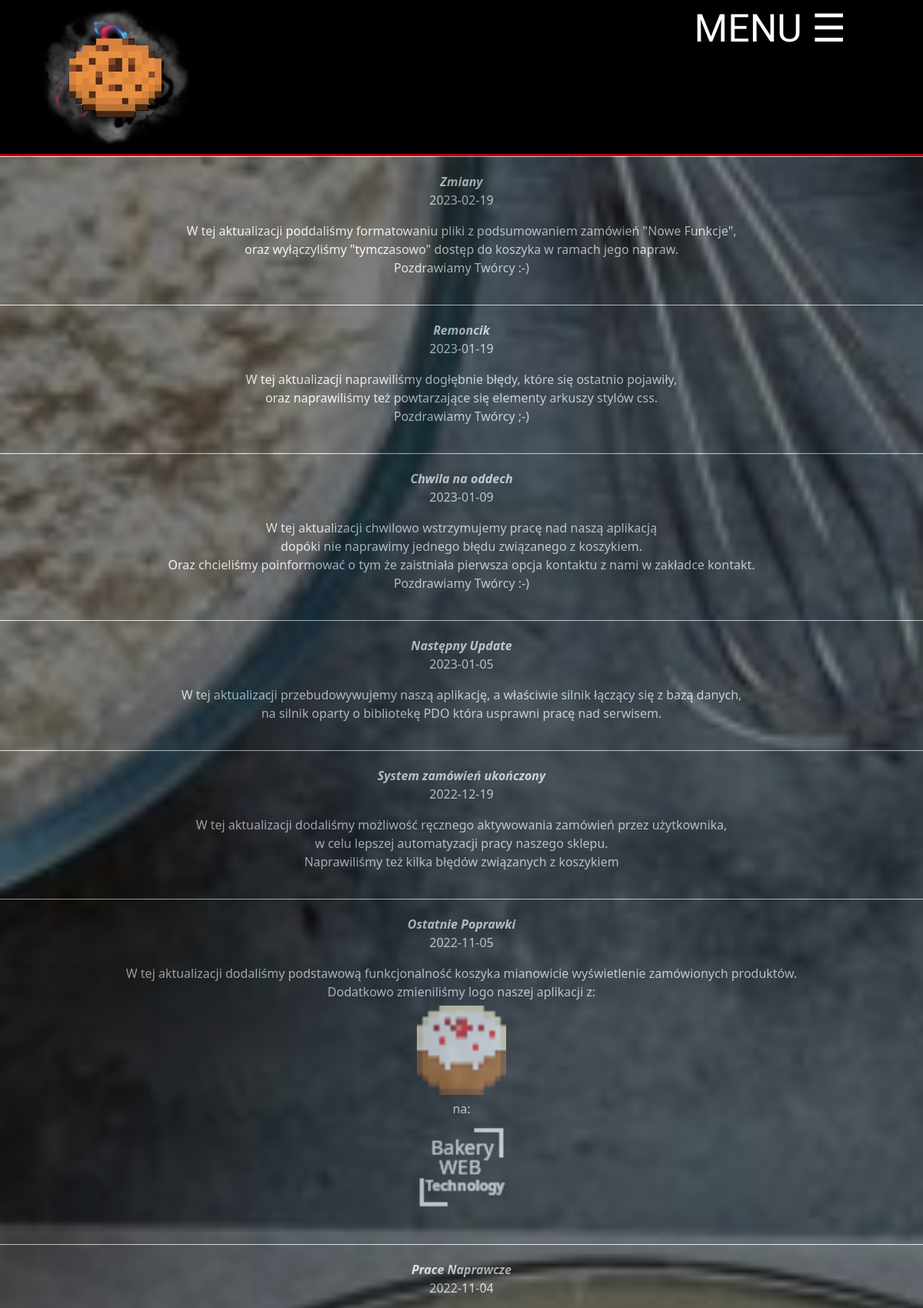
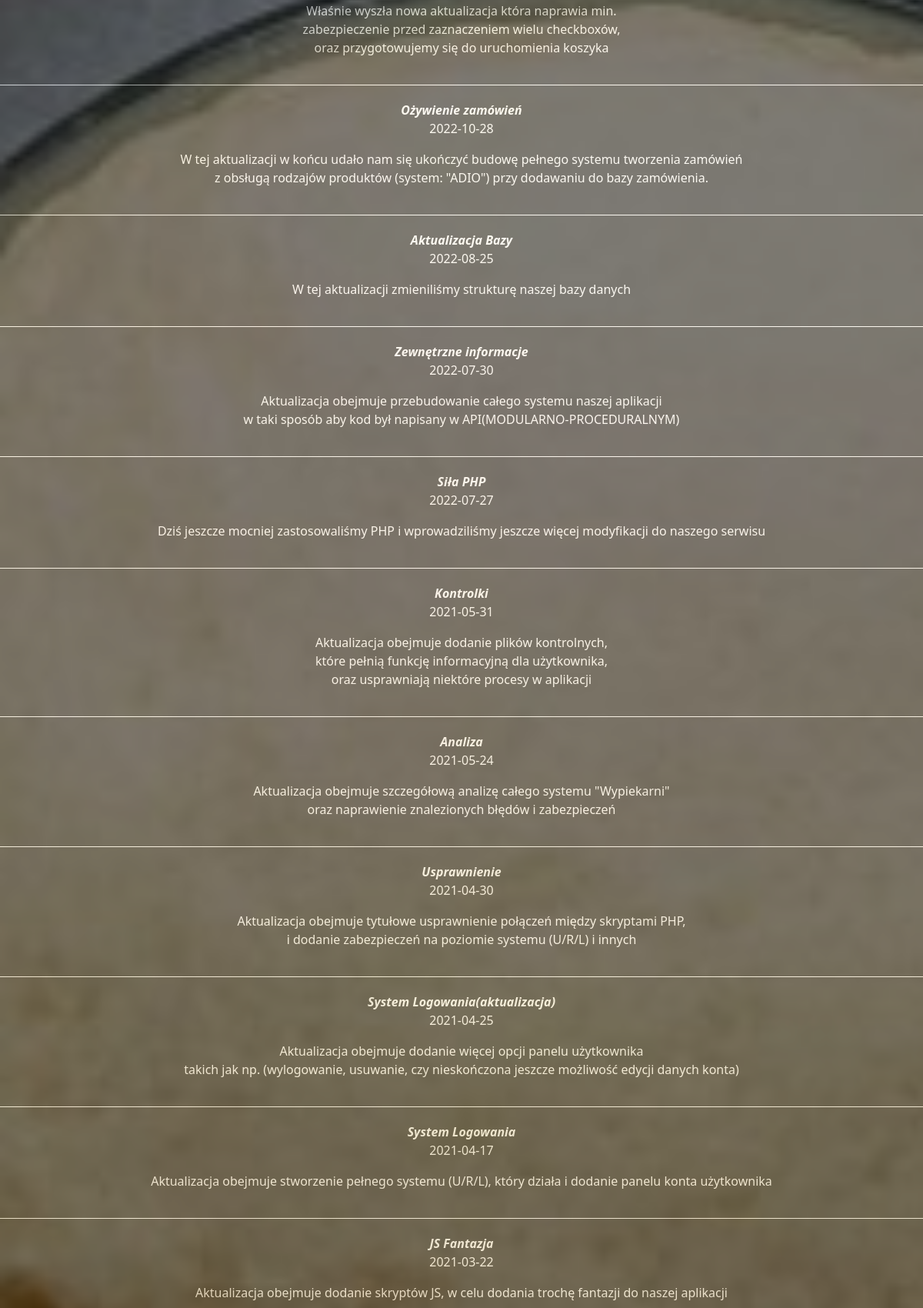
Screenshot of /aktuals.php (upper part) with the database file from the repository (2 pictures, top to bottom).
### tables this page shows
CREATE TABLE `aktualizacje` (
  `id` int(11) NOT NULL,
  `Nazwa` text NOT NULL,
  `Data` date DEFAULT NULL,
  `Opis` text NOT NULL
);

### aktuals.php (the view, shortened to what this page needs)
<?php
require_once('PDO.php');
$sql = "SELECT * FROM aktualizacje ORDER BY id DESC";
$query = $db->prepare($sql);
$query->execute();
?>
<!DOCTYPE html>
<html lang="pl-PL">
<head>
    <link rel="stylesheet" href="css/bootstrap.min.css" type="text/css" />
    <link rel="stylesheet" href="style.css" type="text/css" />
    <link rel="stylesheet" href="css1/font.css" type="text/css" />
</head>
<body>
    <div class="up">
        <div id="logo" onclick="x()">
            <div id="a">
                <img src="img/logo1.png" title="Logo" alt="Logo" />
            </div>
        </div>
        <ol>
            <li>
                <a href="#">
                    <span id="menu-text">MENU</span> &#9776;
                </a>
            </li>
        </ol>
    </div>
    <div class="main">
        <div id="c">
            <?php
            while ($row = $query->fetch()) {
            ?>
                <div id="front-zwrot">
                    <b><i><?php echo $row['Nazwa'] ?></i></b>
                    <p><?php echo $row['Data'] ?></p>
                    <p id="#"><?php echo $row['Opis'] ?></p>
                </div>
            <?php
            }
            ?>
        </div>
    </div>
</body>
</html>

### style.css (style rules this page uses)
body { background-color: #000; margin: 0; padding: 0; width: 100%; background-image: url("img/tło.png"); background-attachment: fixed; background-position: center; background-repeat: no-repeat; background-size: cover; }
.up { border-bottom: 3px solid #b70000; background-color: #000; margin: 0; padding: 0; width: 100%; color: #fff; font-family: "Gloria Hallelujah", cursive; display: flex; justify-content: space-between; padding-left: 50px; padding-right: 50px; }
#logo { margin: 0; width: 200px; padding: 0; float: left; }
ol { margin: 0; }
ol>li { float: right; list-style-type: none; padding: 0; font-size: 50px; text-align: center; margin: 0; }
ol>li>a { text-decoration: none; margin-right: 50px; color: #fff; }
#a { margin: 0; }
.main { padding: 0; text-align: center; height: 100%dvh; width: 100%; }
.main img { border-radius: 50px; width: 80vw; height: 80vw; border: #000 6px solid; }

### aktuals.php (style rules this page uses)
#front-zwrot { width: auto; height: auto; background-color: #000; opacity: 0.5; color: #fff; padding: 20px; margin-left: auto; margin-right: auto; margin: 0; text-shadow: #000; border-top: #fff solid 1px; }
#front-zwrot>b { display: inline-block; background-color: #000; color: #fff; }
#c { overflow-y: scroll; height: 100vh; }
#front-zwrot>p { display: inline-block; color: #fff; width: 100%; }
#k { border-radius: 0; width: 128px; height: 128px; }

### rows the page displays
aktualizacje: Nazwa "Zmiany", Data "2023-02-19", Opis "W tej aktualizacji poddaliśmy formatowaniu pliki z podsumowaniem zamówień \"Nowe Funkcje\", oraz wyłączyliśmy \"tymczasowo\" dostęp do koszyka w ramach jego napraw. Pozdrawiamy Twórcy :-)"
aktualizacje: Nazwa "Remoncik", Data "2023-01-19", Opis "W tej aktualizacji naprawiliśmy dogłębnie błędy, które się ostatnio pojawiły, oraz naprawiliśmy też powtarzające się elementy arkuszy stylów css. Pozdrawiamy Twórcy ;-)"
aktualizacje: Nazwa "Chwila na oddech", Data "2023-01-09", Opis "W tej aktualizacji chwilowo wstrzymujemy pracę nad naszą aplikacją dopóki nie naprawimy jednego błędu związanego z koszykiem. Oraz chcieliśmy poinformować o tym że zaistniała pierwsza opcja kontaktu z nami w zakładce kontakt. Pozdrawiamy Twórcy :-)"
aktualizacje: Nazwa "Następny Update", Data "2023-01-05", Opis "W tej aktualizacji przebudowywujemy naszą aplikację, a właściwie silnik łączący się z bazą danych, na silnik oparty o bibliotekę PDO która usprawni pracę nad serwisem."
aktualizacje: Nazwa "System zamówień ukończony", Data "2022-12-19", Opis "W tej aktualizacji dodaliśmy możliwość ręcznego aktywowania zamówień przez użytkownika, w celu lepszej automatyzacji pracy naszego sklepu. Naprawiliśmy też kilka błędów związanych z koszykiem"
aktualizacje: Nazwa "Ostatnie Poprawki", Data "2022-11-05", Opis "W tej aktualizacji dodaliśmy podstawową funkcjonalność koszyka mianowicie wyświetlenie zamówionych produktów. Dodatkowo zmieniliśmy logo naszej aplikacji z: na:", Opis (picture)
aktualizacje: Nazwa "Prace Naprawcze", Data "2022-11-04", Opis "Właśnie wyszła nowa aktualizacja która naprawia min. zabezpieczenie przed zaznaczeniem wielu checkboxów, oraz przygotowujemy się do uruchomienia koszyka"
aktualizacje: Nazwa "Ożywienie zamówień", Data "2022-10-28", Opis "W tej aktualizacji w końcu udało nam się ukończyć budowę pełnego systemu tworzenia zamówień z obsługą rodzajów produktów (system: \"ADIO\") przy dodawaniu do bazy zamówienia."
aktualizacje: Nazwa "Aktualizacja Bazy", Data "2022-08-25", Opis "W tej aktualizacji zmieniliśmy strukturę naszej bazy danych"
aktualizacje: Nazwa "Zewnętrzne informacje", Data "2022-07-30", Opis "Aktualizacja obejmuje przebudowanie całego systemu naszej aplikacji w taki sposób aby kod był napisany w API(MODULARNO-PROCEDURALNYM)"
aktualizacje: Nazwa "Siła PHP", Data "2022-07-27", Opis "Dziś jeszcze mocniej zastosowaliśmy PHP i wprowadziliśmy jeszcze więcej modyfikacji do naszego serwisu"
aktualizacje: Nazwa "Kontrolki", Data "2021-05-31", Opis "Aktualizacja obejmuje dodanie plików kontrolnych, które pełnią funkcję informacyjną dla użytkownika, oraz usprawniają niektóre procesy w aplikacji"
aktualizacje: Nazwa "Analiza", Data "2021-05-24", Opis "Aktualizacja obejmuje szczegółową analizę całego systemu \"Wypiekarni\" oraz naprawienie znalezionych błędów i zabezpieczeń"
aktualizacje: Nazwa "Usprawnienie", Data "2021-04-30", Opis "Aktualizacja obejmuje tytułowe usprawnienie połączeń między skryptami PHP, i dodanie zabezpieczeń na poziomie systemu (U/R/L) i innych"
aktualizacje: Nazwa "System Logowania(aktualizacja)", Data "2021-04-25", Opis "Aktualizacja obejmuje dodanie więcej opcji panelu użytkownika takich jak np. (wylogowanie, usuwanie, czy nieskończona jeszcze możliwość edycji danych konta)"
aktualizacje: Nazwa "System Logowania", Data "2021-04-17", Opis "Aktualizacja obejmuje stworzenie pełnego systemu (U/R/L), który działa i dodanie panelu konta użytkownika"
aktualizacje: Nazwa "JS Fantazja", Data "2021-03-22", Opis "Aktualizacja obejmuje dodanie skryptów JS, w celu dodania trochę fantazji do naszej aplikacji"
